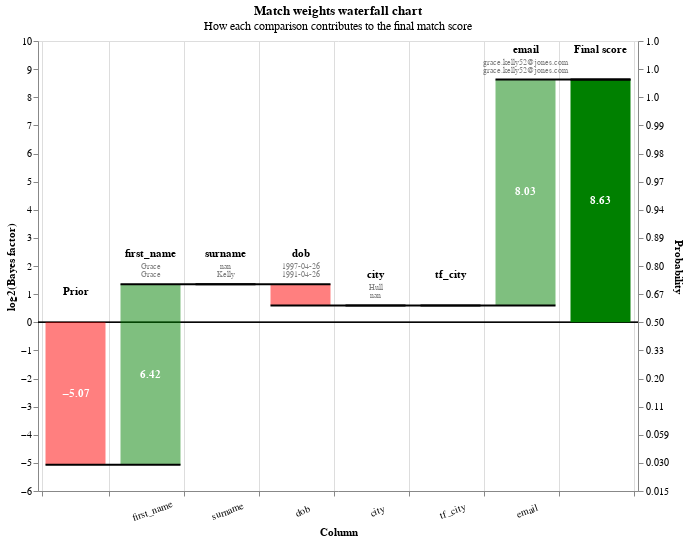

The notebook cell saved with this chart:
### Markdown cell above
You can also view rows in this dataset as a waterfall chart as follows:

### Code cell
from splink.charts import waterfall_chart
records_to_plot = df_predictions.as_pandas_dataframe().head(5).to_dict(orient="records")
waterfall_chart(records_to_plot, linker.settings_obj, filter_nulls=False)

### Figure 1 — Vega-Lite specification as saved in the notebook (floating-point values rounded to 4 significant figures)
{"$schema": "https://vega.github.io/schema/vega-lite/v5.2.0.json", "config": {"view": {"continuousHeight": 300, "continuousWidth": 400}}, "data": {"values": [{"bar_sort_order": 0, "bayes_factor": 0.02976, "bayes_factor_description": null, "column_name": "Prior", "comparison_vector_value": null, "label_for_charts": "Starting match weight (prior)", "log2_bayes_factor": -5.071, "m_probability": null, "record_number": 0, "sql_condition": null, "term_frequency_adjustment": null, "u_probability": null, "value_l": "", "value_r": ""}, {"bar_sort_order": 1, "bayes_factor": 85.54, "bayes_factor_description": "If comparison level is `exact match` then comparison is 85.54 times more likely to be a match", "column_name": "first_name", "comparison_vector_value": 2, "label_for_charts": "Exact match", "log2_bayes_factor": 6.419, "m_probability": 0.4956, "record_number": 0, "sql_condition": "\"first_name_l\" = \"first_name_r\"", "term_frequency_adjustment": false, "u_probability": 0.005794, "value_l": "Grace", "value_r": "Grace"}, {"bar_sort_order": 2, "bayes_factor": 1, "bayes_factor_description": "If comparison level is `null` then comparison is 1.00 times more likely to be a match", "column_name": "surname", "comparison_vector_value": -1, "label_for_charts": "Null", "log2_bayes_factor": 0, "m_probability": null, "record_number": 0, "sql_condition": "\"surname_l\" IS NULL OR \"surname_r\" IS NULL", "term_frequency_adjustment": false, "u_probability": null, "value_l": "nan", "value_r": "Kelly"}, {"bar_sort_order": 3, "bayes_factor": 0.5952, "bayes_factor_description": "If comparison level is `all other comparisons` then comparison is  1.68 times less likely to be a match", "column_name": "dob", "comparison_vector_value": 0, "label_for_charts": "All other comparisons", "log2_bayes_factor": -0.7485, "m_probability": 0.5942, "record_number": 0, "sql_condition": "ELSE", "term_frequency_adjustment": false, "u_probability": 0.9983, "value_l": "1997-04-26", "value_r": "1991-04-26"}, {"bar_sort_order": 4, "bayes_factor": 1, "bayes_factor_description": "If comparison level is `null` then comparison is 1.00 times more likely to be a match", "column_name": "city", "comparison_vector_value": -1, "label_for_charts": "Null", "log2_bayes_factor": 0, "m_probability": null, "record_number": 0, "sql_condition": "\"city_l\" IS NULL OR \"city_r\" IS NULL", "term_frequency_adjustment": false, "u_probability": null, "value_l": "Hull", "value_r": "nan"}, {"bar_sort_order": 5, "bayes_factor": 1, "bayes_factor_description": "If comparison level is `null` then comparison is 1.00 times more likely to be a match", "column_name": "tf_city", "comparison_vector_value": -1, "label_for_charts": "Null", "log2_bayes_factor": 0, "m_probability": null, "record_number": 0, "sql_condition": "\"city_l\" IS NULL OR \"city_r\" IS NULL", "term_frequency_adjustment": true, "u_probability": null, "value_l": "", "value_r": ""}, {"bar_sort_order": 6, "bayes_factor": 261.6, "bayes_factor_description": "If comparison level is `exact match` then comparison is 261.56 times more likely to be a match", "column_name": "email", "comparison_vector_value": 1, "label_for_charts": "Exact match", "log2_bayes_factor": 8.031, "m_probability": 0.5738, "record_number": 0, "sql_condition": "\"email_l\" = \"email_r\"", "term_frequency_adjustment": false, "u_probability": 0.002194, "value_l": "grace.kelly52@jones.com", "value_r": "grace.kelly52@jones.com"}, {"bar_sort_order": 7, "bayes_factor": 396.3, "bayes_factor_description": null, "column_name": "Final score", "comparison_vector_value": null, "label_for_charts": "Final score", "log2_bayes_factor": 8.63, "m_probability": null, "record_number": 0, "sql_condition": null, "term_frequency_adjustment": null, "u_probability": null, "value_l": "", "value_r": ""}, {"bar_sort_order": 0, "bayes_factor": 0.02976, "bayes_factor_description": null, "column_name": "Prior", "comparison_vector_value": null, "label_for_charts": "Starting match weight (prior)", "log2_bayes_factor": -5.071, "m_probability": null, "record_number": 1, "sql_condition": null, "term_frequency_adjustment": null, "u_probability": null, "value_l": "", "value_r": ""}, {"bar_sort_order": 1, "bayes_factor": 85.54, "bayes_factor_description": "If comparison level is `exact match` then comparison is 85.54 times more likely to be a match", "column_name": "first_name", "comparison_vector_value": 2, "label_for_charts": "Exact match", "log2_bayes_factor": 6.419, "m_probability": 0.4956, "record_number": 1, "sql_condition": "\"first_name_l\" = \"first_name_r\"", "term_frequency_adjustment": false, "u_probability": 0.005794, "value_l": "Evie", "value_r": "Evie"}, {"bar_sort_order": 2, "bayes_factor": 0.5597, "bayes_factor_description": "If comparison level is `all other comparisons` then comparison is  1.79 times less likely to be a match", "column_name": "surname", "comparison_vector_value": 0, "label_for_charts": "All other comparisons", "log2_bayes_factor": -0.8372, "m_probability": 0.557, "record_number": 1, "sql_condition": "ELSE", "term_frequency_adjustment": false, "u_probability": 0.9951, "value_l": "Dean", "value_r": "Jones"}, {"bar_sort_order": 3, "bayes_factor": 0.5952, "bayes_factor_description": "If comparison level is `all other comparisons` then comparison is  1.68 times less likely to be a match", "column_name": "dob", "comparison_vector_value": 0, "label_for_charts": "All other comparisons", "log2_bayes_factor": -0.7485, "m_probability": 0.5942, "record_number": 1, "sql_condition": "ELSE", "term_frequency_adjustment": false, "u_probability": 0.9983, "value_l": "2015-03-03", "value_r": "2002-07-22"}, {"bar_sort_order": 4, "bayes_factor": 1, "bayes_factor_description": "If comparison level is `null` then comparison is 1.00 times more likely to be a match", "column_name": "city", "comparison_vector_value": -1, "label_for_charts": "Null", "log2_bayes_factor": 0, "m_probability": null, "record_number": 1, "sql_condition": "\"city_l\" IS NULL OR \"city_r\" IS NULL", "term_frequency_adjustment": false, "u_probability": null, "value_l": "Pootsmruth", "value_r": "nan"}, {"bar_sort_order": 5, "bayes_factor": 1, "bayes_factor_description": "If comparison level is `null` then comparison is 1.00 times more likely to be a match", "column_name": "tf_city", "comparison_vector_value": -1, "label_for_charts": "Null", "log2_bayes_factor": 0, "m_probability": null, "record_number": 1, "sql_condition": "\"city_l\" IS NULL OR \"city_r\" IS NULL", "term_frequency_adjustment": true, "u_probability": null, "value_l": "", "value_r": ""}, {"bar_sort_order": 6, "bayes_factor": 0.4271, "bayes_factor_description": "If comparison level is `all other comparisons` then comparison is  2.34 times less likely to be a match", "column_name": "email", "comparison_vector_value": 0, "label_for_charts": "All other comparisons", "log2_bayes_factor": -1.227, "m_probability": 0.4262, "record_number": 1, "sql_condition": "ELSE", "term_frequency_adjustment": false, "u_probability": 0.9978, "value_l": "evihd56@earris-bailey.net", "value_r": "eviejones@brewer-sparks.org"}, {"bar_sort_order": 7, "bayes_factor": 0.3622, "bayes_factor_description": null, "column_name": "Final score", "comparison_vector_value": null, "label_for_charts": "Final score", "log2_bayes_factor": -1.465, "m_probability": null, "record_number": 1, "sql_condition": null, "term_frequency_adjustment": null, "u_probability": null, "value_l": "", "value_r": ""}, {"bar_sort_order": 0, "bayes_factor": 0.02976, "bayes_factor_description": null, "column_name": "Prior", "comparison_vector_value": null, "label_for_charts": "Starting match weight (prior)", "log2_bayes_factor": -5.071, "m_probability": null, "record_number": 2, "sql_condition": null, "term_frequency_adjustment": null, "u_probability": null, "value_l": "", "value_r": ""}, {"bar_sort_order": 1, "bayes_factor": 85.54, "bayes_factor_description": "If comparison level is `exact match` then comparison is 85.54 times more likely to be a match", "column_name": "first_name", "comparison_vector_value": 2, "label_for_charts": "Exact match", "log2_bayes_factor": 6.419, "m_probability": 0.4956, "record_number": 2, "sql_condition": "\"first_name_l\" = \"first_name_r\"", "term_frequency_adjustment": false, "u_probability": 0.005794, "value_l": "Oliver", "value_r": "Oliver"}, {"bar_sort_order": 2, "bayes_factor": 0.5597, "bayes_factor_description": "If comparison level is `all other comparisons` then comparison is  1.79 times less likely to be a match", "column_name": "surname", "comparison_vector_value": 0, "label_for_charts": "All other comparisons", "log2_bayes_factor": -0.8372, "m_probability": 0.557, "record_number": 2, "sql_condition": "ELSE", "term_frequency_adjustment": false, "u_probability": 0.9951, "value_l": "Griffiths", "value_r": "Bird"}, {"bar_sort_order": 3, "bayes_factor": 0.5952, "bayes_factor_description": "If comparison level is `all other comparisons` then comparison is  1.68 times less likely to be a match", "column_name": "dob", "comparison_vector_value": 0, "label_for_charts": "All other comparisons", "log2_bayes_factor": -0.7485, "m_probability": 0.5942, "record_number": 2, "sql_condition": "ELSE", "term_frequency_adjustment": false, "u_probability": 0.9983, "value_l": "1991-10-26", "value_r": "2000-02-27"}, {"bar_sort_order": 4, "bayes_factor": 1, "bayes_factor_description": "If comparison level is `null` then comparison is 1.00 times more likely to be a match", "column_name": "city", "comparison_vector_value": -1, "label_for_charts": "Null", "log2_bayes_factor": 0, "m_probability": null, "record_number": 2, "sql_condition": "\"city_l\" IS NULL OR \"city_r\" IS NULL", "term_frequency_adjustment": false, "u_probability": null, "value_l": "Lunton", "value_r": "nan"}, {"bar_sort_order": 5, "bayes_factor": 1, "bayes_factor_description": "If comparison level is `null` then comparison is 1.00 times more likely to be a match", "column_name": "tf_city", "comparison_vector_value": -1, "label_for_charts": "Null", "log2_bayes_factor": 0, "m_probability": null, "record_number": 2, "sql_condition": "\"city_l\" IS NULL OR \"city_r\" IS NULL", "term_frequency_adjustment": true, "u_probability": null, "value_l": "", "value_r": ""}, {"bar_sort_order": 6, "bayes_factor": 0.4271, "bayes_factor_description": "If comparison level is `all other comparisons` then comparison is  2.34 times less likely to be a match", "column_name": "email", "comparison_vector_value": 0, "label_for_charts": "All other comparisons", "log2_bayes_factor": -1.227, "m_probability": 0.4262, "record_number": 2, "sql_condition": "ELSE", "term_frequency_adjustment": false, "u_probability": 0.9978, "value_l": "o.griffiths90@reyes-coleman.com", "value_r": "oliver.b@smith.net"}, {"bar_sort_order": 7, "bayes_factor": 0.3622, "bayes_factor_description": null, "column_name": "Final score", "comparison_vector_value": null, "label_for_charts": "Final score", "log2_bayes_factor": -1.465, "m_probability": null, "record_number": 2, "sql_condition": null, "term_frequency_adjustment": null, "u_probability": null, "value_l": "", "value_r": ""}, {"bar_sort_order": 0, "bayes_factor": 0.02976, "bayes_factor_description": null, "column_name": "Prior", "comparison_vector_value": null, "label_for_charts": "Starting match weight (prior)", "log2_bayes_factor": -5.071, "m_probability": null, "record_number": 3, "sql_condition": null, "term_frequency_adjustment": null, "u_probability": null, "value_l": "", "value_r": ""}, {"bar_sort_order": 1, "bayes_factor": 85.54, "bayes_factor_description": "If comparison level is `exact match` then comparison is 85.54 times more likely to be a match", "column_name": "first_name", "comparison_vector_value": 2, "label_for_charts": "Exact match", "log2_bayes_factor": 6.419, "m_probability": 0.4956, "record_number": 3, "sql_condition": "\"first_name_l\" = \"first_name_r\"", "term_frequency_adjustment": false, "u_probability": 0.005794, "value_l": "Caleb", "value_r": "Caleb"}, {"bar_sort_order": 2, "bayes_factor": 0.5597, "bayes_factor_description": "If comparison level is `all other comparisons` then comparison is  1.79 times less likely to be a match", "column_name": "surname", "comparison_vector_value": 0, "label_for_charts": "All other comparisons", "log2_bayes_factor": -0.8372, "m_probability": 0.557, "record_number": 3, "sql_condition": "ELSE", "term_frequency_adjustment": false, "u_probability": 0.9951, "value_l": "Rwoe", "value_r": "Scott"}, {"bar_sort_order": 3, "bayes_factor": 0.5952, "bayes_factor_description": "If comparison level is `all other comparisons` then comparison is  1.68 times less likely to be a match", "column_name": "dob", "comparison_vector_value": 0, "label_for_charts": "All other comparisons", "log2_bayes_factor": -0.7485, "m_probability": 0.5942, "record_number": 3, "sql_condition": "ELSE", "term_frequency_adjustment": false, "u_probability": 0.9983, "value_l": "1992-11-20", "value_r": "2000-12-10"}, {"bar_sort_order": 4, "bayes_factor": 1, "bayes_factor_description": "If comparison level is `null` then comparison is 1.00 times more likely to be a match", "column_name": "city", "comparison_vector_value": -1, "label_for_charts": "Null", "log2_bayes_factor": 0, "m_probability": null, "record_number": 3, "sql_condition": "\"city_l\" IS NULL OR \"city_r\" IS NULL", "term_frequency_adjustment": false, "u_probability": null, "value_l": "Liverpool", "value_r": "nan"}, {"bar_sort_order": 5, "bayes_factor": 1, "bayes_factor_description": "If comparison level is `null` then comparison is 1.00 times more likely to be a match", "column_name": "tf_city", "comparison_vector_value": -1, "label_for_charts": "Null", "log2_bayes_factor": 0, "m_probability": null, "record_number": 3, "sql_condition": "\"city_l\" IS NULL OR \"city_r\" IS NULL", "term_frequency_adjustment": true, "u_probability": null, "value_l": "", "value_r": ""}, {"bar_sort_order": 6, "bayes_factor": 1, "bayes_factor_description": "If comparison level is `null` then comparison is 1.00 times more likely to be a match", "column_name": "email", "comparison_vector_value": -1, "label_for_charts": "Null", "log2_bayes_factor": 0, "m_probability": null, "record_number": 3, "sql_condition": "\"email_l\" IS NULL OR \"email_r\" IS NULL", "term_frequency_adjustment": false, "u_probability": null, "value_l": "nan", "value_r": "c.scott@brooks.com"}, {"bar_sort_order": 7, "bayes_factor": 0.848, "bayes_factor_description": null, "column_name": "Final score", "comparison_vector_value": null, "label_for_charts": "Final score", "log2_bayes_factor": -0.2379, "m_probability": null, "record_number": 3, "sql_condition": null, "term_frequency_adjustment": null, "u_probability": null, "value_l": "", "value_r": ""}, {"bar_sort_order": 0, "bayes_factor": 0.02976, "bayes_factor_description": null, "column_name": "Prior", "comparison_vector_value": null, "label_for_charts": "Starting match weight (prior)", "log2_bayes_factor": -5.071, "m_probability": null, "record_number": 4, "sql_condition": null, "term_frequency_adjustment": null, "u_probability": null, "value_l": "", "value_r": ""}, {"bar_sort_order": 1, "bayes_factor": 85.54, "bayes_factor_description": "If comparison level is `exact match` then comparison is 85.54 times more likely to be a match", "column_name": "first_name", "comparison_vector_value": 2, "label_for_charts": "Exact match", "log2_bayes_factor": 6.419, "m_probability": 0.4956, "record_number": 4, "sql_condition": "\"first_name_l\" = \"first_name_r\"", "term_frequency_adjustment": false, "u_probability": 0.005794, "value_l": "Darcy", "value_r": "Darcy"}, {"bar_sort_order": 2, "bayes_factor": 0.5597, "bayes_factor_description": "If comparison level is `all other comparisons` then comparison is  1.79 times less likely to be a match", "column_name": "surname", "comparison_vector_value": 0, "label_for_charts": "All other comparisons", "log2_bayes_factor": -0.8372, "m_probability": 0.557, "record_number": 4, "sql_condition": "ELSE", "term_frequency_adjustment": false, "u_probability": 0.9951, "value_l": "Bernass", "value_r": "Rhodes"}, {"bar_sort_order": 3, "bayes_factor": 0.5952, "bayes_factor_description": "If comparison level is `all other comparisons` then comparison is  1.68 times less likely to be a match", "column_name": "dob", "comparison_vector_value": 0, "label_for_charts": "All other comparisons", "log2_bayes_factor": -0.7485, "m_probability": 0.5942, "record_number": 4, "sql_condition": "ELSE", "term_frequency_adjustment": false, "u_probability": 0.9983, "value_l": "1986-02-04", "value_r": "1979-01-14"}, {"bar_sort_order": 4, "bayes_factor": 0.4478, "bayes_factor_description": "If comparison level is `all other comparisons` then comparison is  2.23 times less likely to be a match", "column_name": "city", "comparison_vector_value": 0, "label_for_charts": "All other comparisons", "log2_bayes_factor": -1.159, "m_probability": 0.4231, "record_number": 4, "sql_condition": "ELSE", "term_frequency_adjustment": false, "u_probability": 0.9449, "value_l": "Southampton", "value_r": "Birmingham"}, {"bar_sort_order": 5, "bayes_factor": 1, "bayes_factor_description": "If comparison level is `all other comparisons` then comparison is  2.23 times less likely to be a match", "column_name": "tf_city", "comparison_vector_value": 0, "label_for_charts": "All other comparisons", "log2_bayes_factor": 0, "m_probability": 0.4231, "record_number": 4, "sql_condition": "ELSE", "term_frequency_adjustment": true, "u_probability": 0.9449, "value_l": "", "value_r": ""}, {"bar_sort_order": 6, "bayes_factor": 0.4271, "bayes_factor_description": "If comparison level is `all other comparisons` then comparison is  2.34 times less likely to be a match", "column_name": "email", "comparison_vector_value": 0, "label_for_charts": "All other comparisons", "log2_bayes_factor": -1.227, "m_probability": 0.4262, "record_number": 4, "sql_condition": "ELSE", "term_frequency_adjustment": false, "u_probability": 0.9978, "value_l": "darcy.b@silva.com", "value_r": "drhodes16@johnson-robinson.com"}, {"bar_sort_order": 7, "bayes_factor": 0.1622, "bayes_factor_description": null, "column_name": "Final score", "comparison_vector_value": null, "label_for_charts": "Final score", "log2_bayes_factor": -2.624, "m_probability": null, "record_number": 4, "sql_condition": null, "term_frequency_adjustment": null, "u_probability": null, "value_l": "", "value_r": ""}]}, "height": 450, "layer": [{"layer": [{"encoding": {"color": {"value": "black"}, "size": {"value": 0.5}, "y": {"field": "zero", "type": "quantitative"}}, "mark": "rule"}, {"encoding": {"color": {"condition": {"test": "(datum.log2_bayes_factor < 0)", "value": "red"}, "value": "green"}, "opacity": {"condition": {"test": "datum.column_name == 'Prior match weight' || datum.column_name == 'Final score'", "value": 1}, "value": 0.5}, "tooltip": [{"field": "column_name", "title": "Comparison column", "type": "nominal"}, {"field": "value_l", "title": "Value (L)", "type": "nominal"}, {"field": "value_r", "title": "Value (R)", "type": "nominal"}, {"field": "label_for_charts", "title": "Label", "type": "ordinal"}, {"field": "sql_condition", "title": "SQL condition", "type": "nominal"}, {"field": "comparison_vector_value", "title": "Comparison vector value", "type": "nominal"}, {"field": "bayes_factor", "format": ",.4f", "title": "Bayes factor = m/u", "type": "quantitative"}, {"field": "log2_bayes_factor", "format": ",.4f", "title": "Match weight = log2(m/u)", "type": "quantitative"}, {"field": "prob", "format": ".4f", "title": "Adjusted match score", "type": "quantitative"}, {"field": "bayes_factor_description", "title": "Match weight description", "type": "nominal"}], "x": {"axis": {"grid": true, "labelAlign": "center", "labelAngle": -20, "labelExpr": "datum.value == 'Prior' || datum.value == 'Final score' ? '' : datum.value", "labelPadding": 10, "tickBand": "extent", "title": "Column"}, "field": "column_name", "sort": {"field": "bar_sort_order", "order": "ascending"}, "type": "nominal"}, "y": {"axis": {"grid": false, "orient": "left", "title": "log2(Bayes factor)"}, "field": "previous_sum", "type": "quantitative"}, "y2": {"field": "sum"}}, "mark": {"type": "bar", "width": 60}}, {"encoding": {"color": {"value": "white"}, "text": {"condition": {"field": "log2_bayes_factor", "format": ".2f", "test": "abs(datum.log2_bayes_factor) > 1", "type": "nominal"}, "value": ""}, "x": {"axis": {"labelAngle": 0, "title": "Column"}, "field": "column_name", "sort": {"field": "bar_sort_order", "order": "ascending"}, "type": "nominal"}, "y": {"axis": {"orient": "left"}, "field": "center", "type": "quantitative"}}, "mark": {"fontWeight": "bold", "type": "text"}}, {"encoding": {"color": {"value": "black"}, "text": {"field": "column_name", "type": "nominal"}, "x": {"axis": {"labelAngle": 0, "title": "Column"}, "field": "column_name", "sort": {"field": "bar_sort_order", "order": "ascending"}, "type": "nominal"}, "y": {"field": "sum_top", "type": "quantitative"}}, "mark": {"baseline": "bottom", "dy": -25, "fontWeight": "bold", "type": "text"}}, {"encoding": {"color": {"value": "grey"}, "text": {"field": "value_l", "type": "nominal"}, "x": {"axis": {"labelAngle": 0, "title": "Column"}, "field": "column_name", "sort": {"field": "bar_sort_order", "order": "ascending"}, "type": "nominal"}, "y": {"field": "sum_top", "type": "quantitative"}}, "mark": {"baseline": "bottom", "dy": -13, "fontSize": 8, "type": "text"}}, {"encoding": {"color": {"value": "grey"}, "text": {"field": "value_r", "type": "nominal"}, "x": {"axis": {"labelAngle": 0, "title": "Column"}, "field": "column_name", "sort": {"field": "bar_sort_order", "order": "ascending"}, "type": "nominal"}, "y": {"field": "sum_top", "type": "quantitative"}}, "mark": {"baseline": "bottom", "dy": -5, "fontSize": 8, "type": "text"}}]}, {"encoding": {"x": {"axis": {"labelAngle": 0, "title": "Column"}, "field": "column_name", "sort": {"field": "bar_sort_order", "order": "ascending"}, "type": "nominal"}, "x2": {"field": "lead"}, "y": {"axis": {"labelExpr": "format(1 / (1 + pow(2, -1*datum.value)), '.2r')", "orient": "right", "title": "Probability"}, "field": "sum", "scale": {"zero": false}, "type": "quantitative"}}, "mark": {"color": "black", "strokeWidth": 2, "type": "rule", "x2Offset": 30, "xOffset": -30}}], "params": [{"bind": {"input": "range", "max": 4, "min": 0, "step": 1}, "description": "Filter by the interation number", "name": "record_number", "value": 0}], "resolve": {"axis": {"y": "independent"}}, "title": {"subtitle": "How each comparison contributes to the final match score", "text": "Match weights waterfall chart"}, "transform": [{"filter": "(datum.record_number == record_number)"}, {"frame": [null, 0], "window": [{"as": "sum", "field": "log2_bayes_factor", "op": "sum"}, {"as": "lead", "field": "column_name", "op": "lead"}]}, {"as": "sum", "calculate": "datum.column_name === \"Final score\" ? datum.sum - datum.log2_bayes_factor : datum.sum"}, {"as": "lead", "calculate": "datum.lead === null ? datum.column_name : datum.lead"}, {"as": "previous_sum", "calculate": "datum.column_name === \"Final score\" || datum.column_name === \"Prior match weight\" ? 0 : datum.sum - datum.log2_bayes_factor"}, {"as": "top_label", "calculate": "datum.sum > datum.previous_sum ? datum.column_name : \"\""}, {"as": "bottom_label", "calculate": "datum.sum < datum.previous_sum ? datum.column_name : \"\""}, {"as": "sum_top", "calculate": "datum.sum > datum.previous_sum ? datum.sum : datum.previous_sum"}, {"as": "sum_bottom", "calculate": "datum.sum < datum.previous_sum ? datum.sum : datum.previous_sum"}, {"as": "center", "calculate": "(datum.sum + datum.previous_sum) / 2"}, {"as": "text_log2_bayes_factor", "calculate": "(datum.log2_bayes_factor > 0 ? \"+\" : \"\") + datum.log2_bayes_factor"}, {"as": "dy", "calculate": "datum.sum < datum.previous_sum ? 4 : -4"}, {"as": "baseline", "calculate": "datum.sum < datum.previous_sum ? \"top\" : \"bottom\""}, {"as": "prob", "calculate": "1. / (1 + pow(2, -1.*datum.sum))"}, {"as": "zero", "calculate": "0*datum.sum"}], "width": {"step": 75}}
